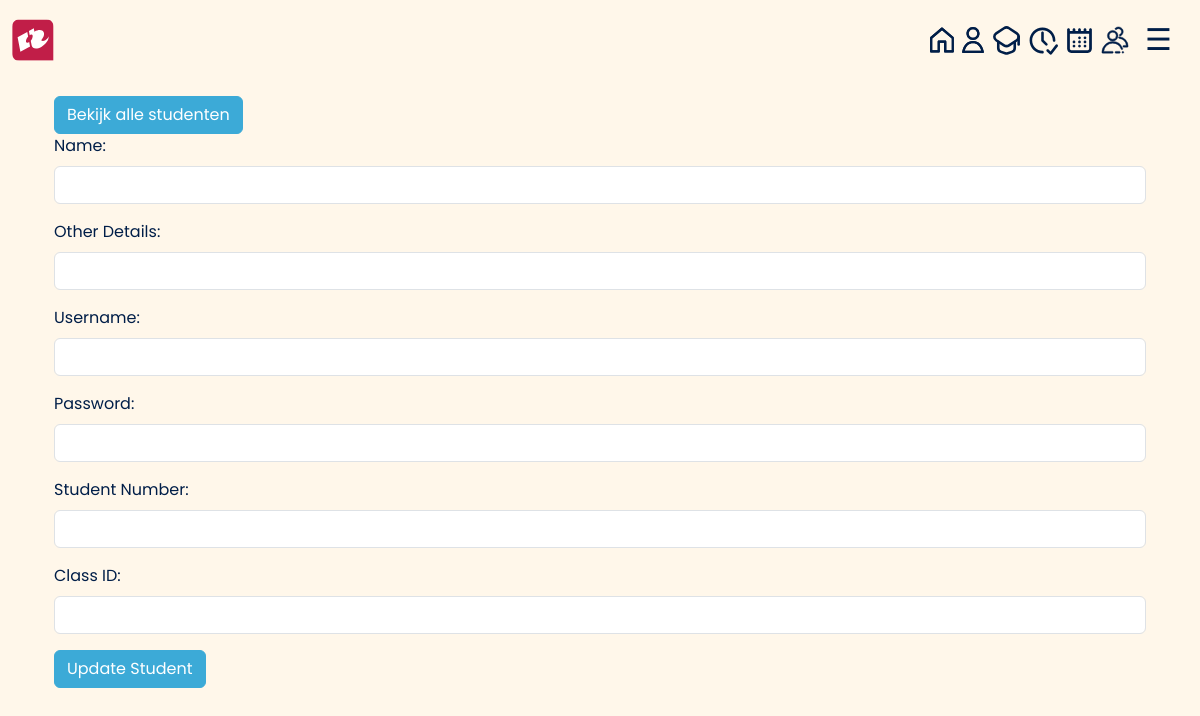
Page /admin/students/update/5 (signed in) on the earlier database version.
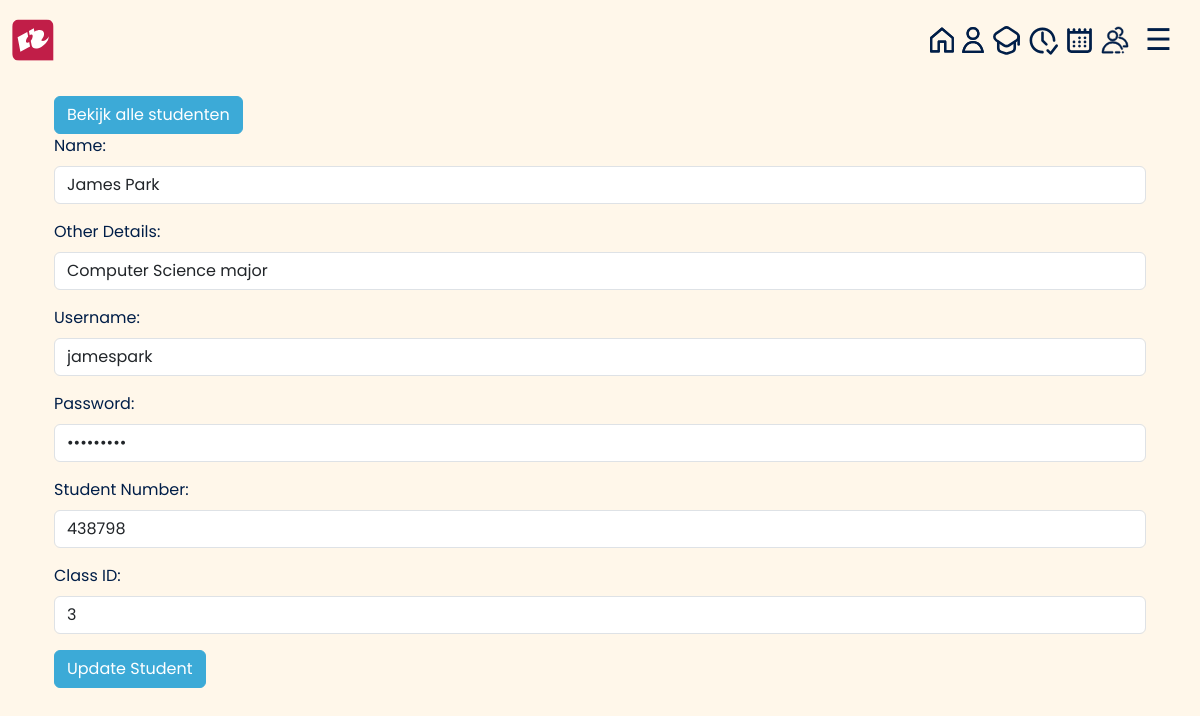
Same page on the later database version.
### tables this page shows
CREATE TABLE Students
                  (student_id INTEGER PRIMARY KEY,
                   student_name TEXT,
                   other_details TEXT, Username TEXT, Password TEXT, Studentnumber TEXT, class_id INTEGER REFERENCES Class(id));

### lib/admin_routes.py (the view)
@admin.route('/admin/students/update/<int:student_id>', methods=['GET', 'POST'])
def update_student_per_id(student_id=None):
    if 'admin_logged_in' in session:
        if request.method == 'POST':
            student_name = request.form['student_name']
            other_details = request.form['other_details']
            username = request.form['username']
            password = request.form['password']
            student_number = request.form['student_number']
            class_id = request.form['class_id']
            c.execute("UPDATE students SET student_name = ?, other_details = ?, username = ?, password = ?, studentnumber = ?, class_id = ? WHERE student_id = ?",
                    (student_name, other_details, username, password, student_number, class_id, student_id))
            conn.commit()
            return admin_students()
        else:
            c.execute("SELECT * FROM Students WHERE student_id = ?", (student_id,))
            student = c.fetchone()
            return render_template('admin/admin_update_students.html', student=student)
    else:
        return redirect(url_for('index'))

### templates/admin/admin_update_students.html (shortened to what this page needs)
{% extends 'base5.html' %}
{% block content %}
<head>
    <link href="https://cdn.jsdelivr.net/npm/bootstrap@5.3.0-alpha1/dist/css/bootstrap.min.css" rel="stylesheet">
    <link rel="stylesheet" href="{{ url_for('static', filename='/admin_dashboard.css') }}">
</head>
<body>
    <br>
    <br>
    <div class="container">
        <div class="row">
          <div class="col-12">
            <a href="/admin/students" class="btn btn-primary">Bekijk alle studenten</a>
            <form class="edit-student" action="/admin/students/update/{{ student[0] }}" method="post">
              <div class="mb-3">
                <label for="student_name" class="form-label">Name:</label>
                <input type="text" id="student_name" name="student_name" value="{{ student[1] }}" class="form-control">
              </div>
              <div class="mb-3">
                <label for="other_details" class="form-label">Other Details:</label>
                <input type="text" id="other_details" name="other_details" value="{{ student[2] }}" class="form-control">
              </div>
              <div class="mb-3">
                <label for="username" class="form-label">Username:</label>
                <input type="text" id="username" name="username" value="{{ student[3] }}" class="form-control">
              </div>
              <div class="mb-3">
                <label for="password" class="form-label">Password:</label>
                <input type="password" id="password" name="password" value="{{ student[4] }}" class="form-control">
              </div>
              <div class="mb-3">
                <label for="student_number" class="form-label">Student Number:</label>
                <input type="text" id="student_number" name="student_number" value="{{ student[5] }}" class="form-control">
              </div>
              <div class="mb-3">
                <label for="class_id" class="form-label">Class ID:</label>
                <input type="text" id="class_id" name="class_id" value="{{ student[6] }}" class="form-control">
              </div>
              <button type="submit" class="btn btn-primary">Update Student</button>
            </form>
          </div>
        </div>
      </div>
</body>
{% endblock %}

Differences in the rows shown:
added Students: student_name "James Park", other_details "Computer Science major", username "jamespark", student_number "438798", class_id "3"
